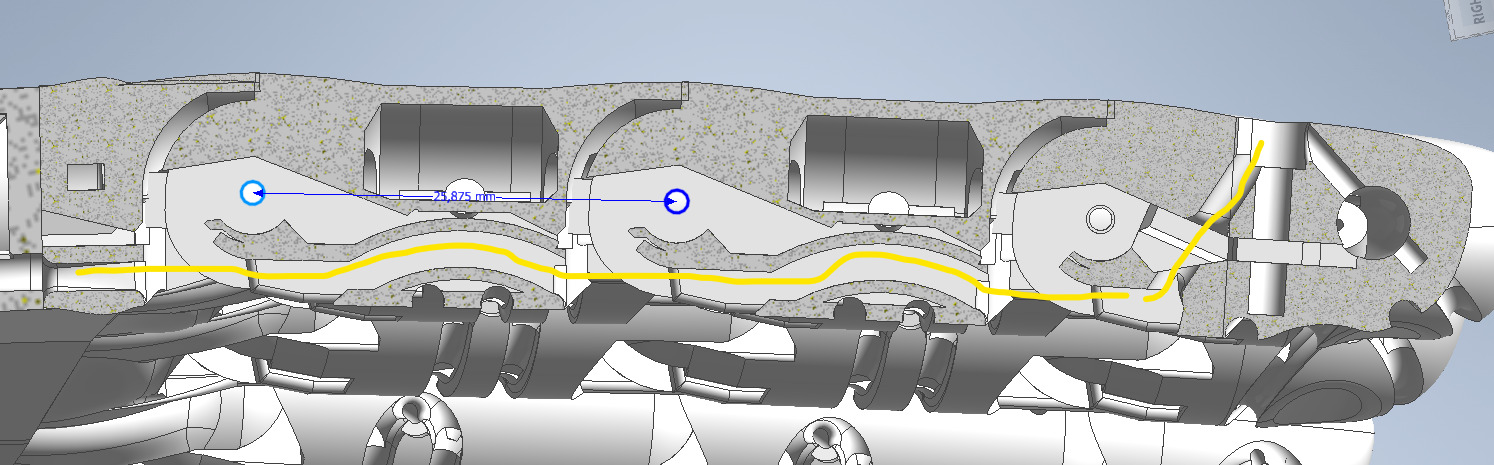
#> input picture v7_rh8d_ws/rh8d_system_i/cad_tendon_digitization/CAD.jpeg, 1494 x 465 px
$ python digitize_index_tendon_cad_v1.py ../rh8d_system_i/cad_tendon_digitization/CAD.jpeg
#> lines starting #> are read from the running program, lines starting #| are printed output that depends on the picture; after the words box and inside, x2 and y2 are one past the last pixel; in counts of white or black regions, pixels touching at a corner belong together
#> in main, image is the input picture: shape (465, 1494, 3); mean B, G, R 179.1, 177.7, 174.8
#!/usr/bin/env python3

from __future__ import annotations

import argparse
import csv
import json
import math
from pathlib import Path

import cv2
import numpy as np


# =============================================================================
# RH8D INDEX TENDON CAD DIGITIZATION
#
# PURPOSE
#
# Extract the actual 2-D flexor tendon routing visible in the CAD cross-section.
#
# NO simulation tuning.
# NO MuJoCo modification.
# NO assumed old idx_guide_* geometry.
#
# Coordinate convention:
#
#   origin = MCP joint center
#
#   +x = MCP -> PIP direction
#
#   +y = FRONT / PALMAR side
#
# The user explicitly clicks a FRONT reference point so this convention does
# not depend on how the screenshot is rotated.
# =============================================================================


ROUTE_TASKS = [
    (
        "tendon_palm_entry",
        "TENDON 1/9: click cable centerline at palm/base entry BEFORE MCP",
        "palm",
    ),
    (
        "tendon_mcp_parent",
        "TENDON 2/9: click cable immediately BEFORE MCP bend/guide",
        "palm",
    ),
    (
        "tendon_mcp_child",
        "TENDON 3/9: click cable immediately AFTER MCP bend on proximal phalanx",
        "Index_Proximal",
    ),
    (
        "tendon_pip_parent",
        "TENDON 4/9: click cable immediately BEFORE PIP bend",
        "Index_Proximal",
    ),
    (
        "tendon_pip_child",
        "TENDON 5/9: click cable immediately AFTER PIP bend on middle phalanx",
        "Index_Middle",
    ),
    (
        "tendon_dip_parent",
        "TENDON 6/9: click cable immediately BEFORE DIP bend",
        "Index_Middle",
    ),
    (
        "tendon_dip_child",
        "TENDON 7/9: click cable immediately AFTER DIP bend on distal phalanx",
        "Index_Distal",
    ),
    (
        "tendon_distal_turn",
        "TENDON 8/9: click where cable turns from FRONT toward BACK of fingertip",
        "Index_Distal",
    ),
    (
        "tendon_distal_anchor",
        "TENDON 9/9: click the FINAL backside/dorsal tendon ANCHOR",
        "Index_Distal",
    ),
]


TASKS = [
    (
        "scale_A",
        "SCALE 1/2: click CENTER of first blue dimension circle",
        "scale",
    ),
    (
        "scale_B",
        "SCALE 2/2: click CENTER of second blue dimension circle",
        "scale",
    ),

    (
        "MCP",
        "JOINT 1/3: click MCP joint center",
        "joint",
    ),
    (
        "PIP",
        "JOINT 2/3: click PIP joint center",
        "joint",
    ),
    (
        "DIP",
        "JOINT 3/3: click DIP joint center",
        "joint",
    ),

    (
        "FRONT_REFERENCE",
        "FRONT SIDE: click any point clearly on FRONT/PALMAR side of finger",
        "reference",
    ),
] + ROUTE_TASKS


# =============================================================================
# UTILITIES
# =============================================================================


# [123 lines left out: functions distance_point_segment, min_distance_polyline, path_length, not called in this run]


# =============================================================================
# INTERACTIVE DIGITIZER
# =============================================================================


class Digitizer:

    def __init__(
        self,
        image,
        window_name,
    ):

#> called with window_name = 'RH8D CAD Tendon Digitization'
        self.image = (
            image.copy()
        )

        self.window_name = (
            window_name
        )

        self.points = []

        self.current = 0

        self.finished = False


        h, w = self.image.shape[
            :2
        ]
#> h = 465; w = 1494


        # Keep coordinates exact by rendering a scaled copy and mapping
        # mouse coordinates back to original pixels.
        self.display_scale = min(
            1.0,
            1450.0 / float(
                w
            ),
            850.0 / float(
                h
            ),
        )
#> self.display_scale = 0.971


        self.display_size = (
            int(
                round(
                    w
                    *
                    self.display_scale
                )
            ),
            int(
                round(
                    h
                    *
                    self.display_scale
                )
            ),
        )
#> self.display_size = (1450, 451)


    # [110 lines left out: functions original_xy, mouse_callback, not called in this run]


    def lookup(
        self,
        name,
    ):

        for item in self.points:

            if (
                item[
                    "name"
                ]
                ==
                name
            ):

                return item[
                    "xy"
                ].copy()

        return None


    def draw(
        self,
    ):

        canvas = (
            self.image.copy()
        )


        # -------------------------------------------------------------
        # Draw all selected points.
        # -------------------------------------------------------------

        for index, item in enumerate(
            self.points
        ):

            xy = item[
                "xy"
            ]

            p = (
                int(
                    round(
                        xy[
                            0
                        ]
                    )
                ),
                int(
                    round(
                        xy[
                            1
                        ]
                    )
                ),
            )


            name = item[
                "name"
            ]


            if (
                name.startswith(
                    "tendon_"
                )
            ):

                color = (
                    255,
                    0,
                    255,
                )

            elif (
                name
                in
                (
                    "MCP",
                    "PIP",
                    "DIP",
                )
            ):

                color = (
                    0,
                    255,
                    255,
                )

            elif (
                name.startswith(
                    "scale_"
                )
            ):

                color = (
                    255,
                    100,
                    0,
                )

            else:

                color = (
                    0,
                    255,
                    0,
                )


            cv2.circle(
                canvas,
                p,
                6,
                color,
                -1,
            )


            cv2.putText(
                canvas,
                name,
                (
                    p[
                        0
                    ]
                    +
                    7,
                    p[
                        1
                    ]
                    -
                    7,
                ),
                cv2.FONT_HERSHEY_SIMPLEX,
                0.45,
                color,
                1,
                cv2.LINE_AA,
            )


        # -------------------------------------------------------------
        # Scale line.
        # -------------------------------------------------------------

        a = self.lookup(
            "scale_A"
        )

        bb = self.lookup(
            "scale_B"
        )


        if (
            a is not None
            and
            bb is not None
        ):

            cv2.line(
                canvas,
                tuple(
                    np.round(
                        a
                    ).astype(
                        int
                    )
                ),
                tuple(
                    np.round(
                        bb
                    ).astype(
                        int
                    )
                ),
                (
                    255,
                    100,
                    0,
                ),
                2,
            )


        # -------------------------------------------------------------
        # Joint-center chain.
        # -------------------------------------------------------------

        mcp = self.lookup(
            "MCP"
        )

        pip = self.lookup(
            "PIP"
        )

        dip = self.lookup(
            "DIP"
        )


        if (
            mcp is not None
            and
            pip is not None
        ):

            cv2.line(
                canvas,
                tuple(
                    np.round(
                        mcp
                    ).astype(
                        int
                    )
                ),
                tuple(
                    np.round(
                        pip
                    ).astype(
                        int
                    )
                ),
                (
                    0,
                    255,
                    255,
                ),
                2,
            )


        if (
            pip is not None
            and
            dip is not None
        ):

            cv2.line(
                canvas,
                tuple(
                    np.round(
                        pip
                    ).astype(
                        int
                    )
                ),
                tuple(
                    np.round(
                        dip
                    ).astype(
                        int
                    )
                ),
                (
                    0,
                    255,
                    255,
                ),
                2,
            )


        # -------------------------------------------------------------
        # Tendon polyline.
        # -------------------------------------------------------------

        route = [
            item[
                "xy"
            ]
            for item in
            self.points
            if item[
                "name"
            ].startswith(
                "tendon_"
            )
        ]


        if len(
            route
        ) >= 2:

            for i in range(
                len(
                    route
                )
                -
                1
            ):

                cv2.line(
                    canvas,
                    tuple(
                        np.round(
                            route[
                                i
                            ]
                        ).astype(
                            int
                        )
                    ),
                    tuple(
                        np.round(
                            route[
                                i + 1
                            ]
                        ).astype(
                            int
                        )
                    ),
                    (
                        255,
                        0,
                        255,
                    ),
                    3,
                )


        # -------------------------------------------------------------
        # Instruction header.
        # -------------------------------------------------------------

        h, w = canvas.shape[
            :2
        ]
#> h = 465; w = 1494


        overlay = (
            canvas.copy()
        )


        cv2.rectangle(
            overlay,
            (
                0,
                0,
            ),
            (
                w,
                78,
            ),
            (
                0,
                0,
                0,
            ),
            -1,
        )
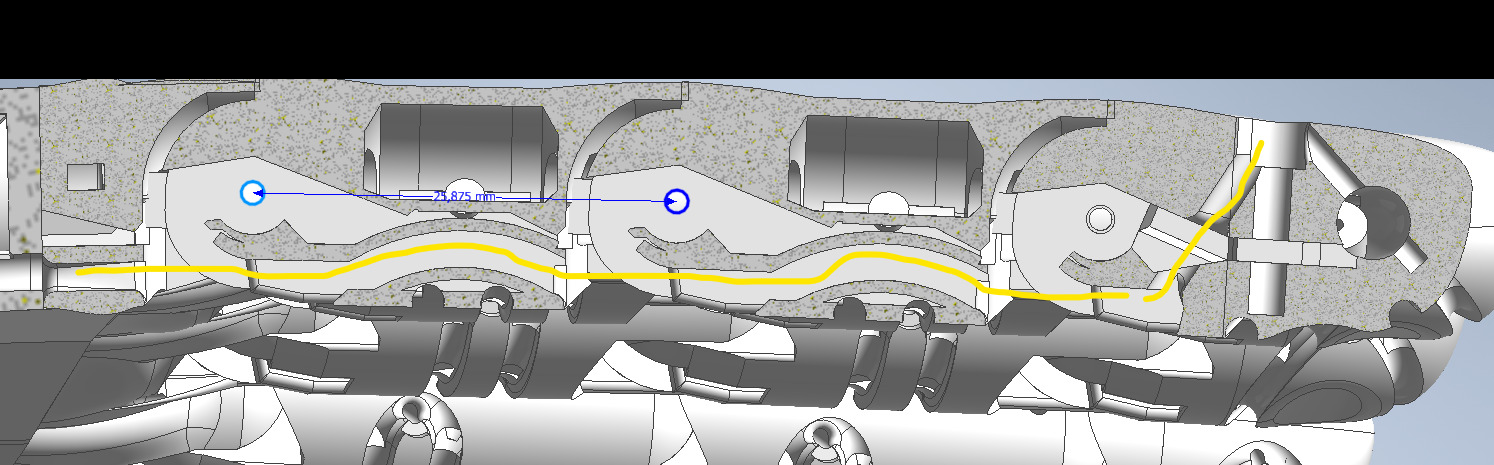
#> overlay: shape (465, 1494, 3); 16.99% of pixels changed, all inside (x1, y1, x2, y2) = (0, 0, 1494, 79)


        canvas = cv2.addWeighted(
            overlay,
            0.75,
            canvas,
            0.25,
            0,
        )
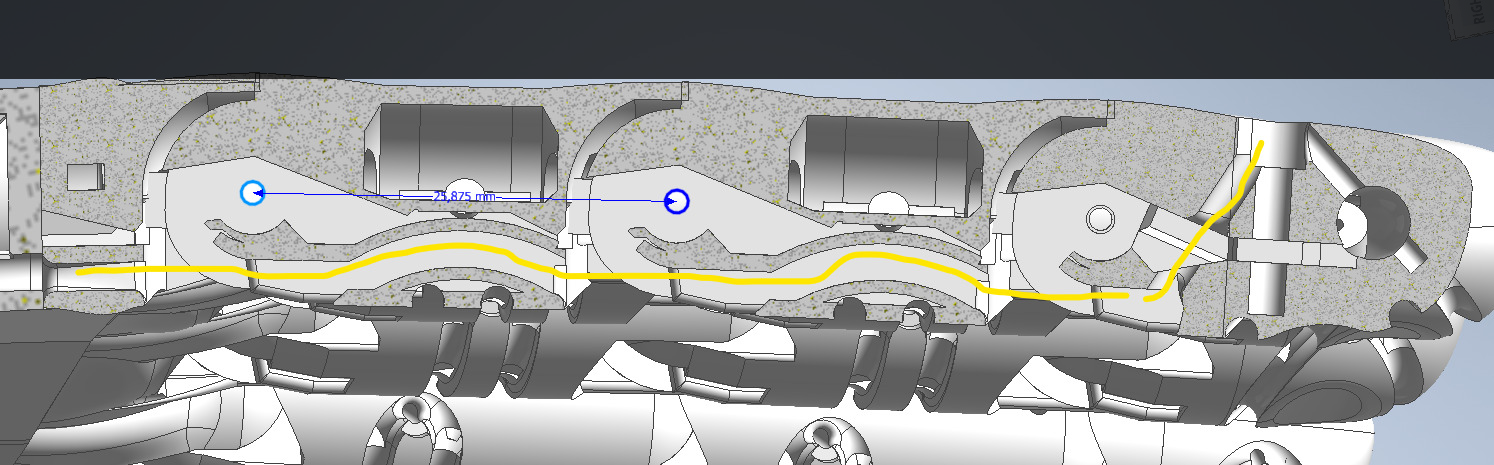
#> canvas: shape (465, 1494, 3); mean B, G, R 152.7, 153.7, 152.6


        if (
            self.current
            <
            len(
                TASKS
            )
        ):

            instruction = (
                TASKS[
                    self.current
                ][
                    1
                ]
            )

        else:

            instruction = (
                "ALL POINTS SELECTED - "
                "ENTER=save   RIGHT CLICK=undo   Q=abort"
            )


        cv2.putText(
            canvas,
            instruction,
            (
                15,
                28,
            ),
            cv2.FONT_HERSHEY_SIMPLEX,
            0.62,
            (
                255,
                255,
                255,
            ),
            2,
            cv2.LINE_AA,
        )


        cv2.putText(
            canvas,
            (
                "LEFT CLICK = select    "
                "RIGHT CLICK = undo last    "
                "Q = abort"
            ),
            (
                15,
                58,
            ),
            cv2.FONT_HERSHEY_SIMPLEX,
            0.52,
            (
                220,
                220,
                220,
            ),
            1,
            cv2.LINE_AA,
        )
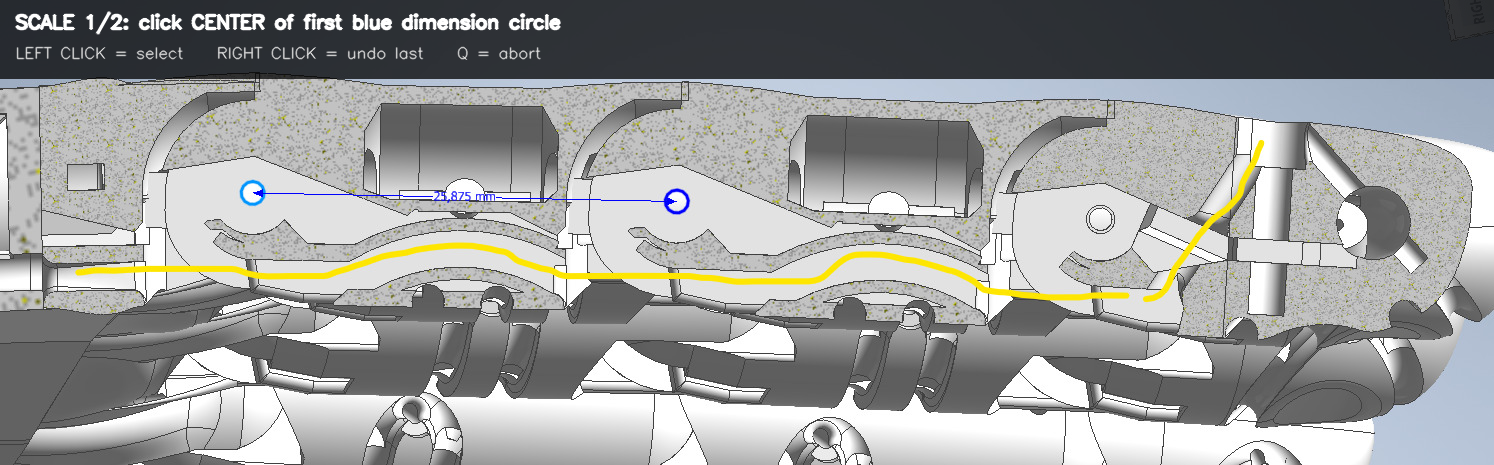
#> canvas: shape (465, 1494, 3); mean B, G, R 154.3, 155.3, 154.1


        display = cv2.resize(
            canvas,
            self.display_size,
            interpolation=cv2.INTER_AREA,
        )
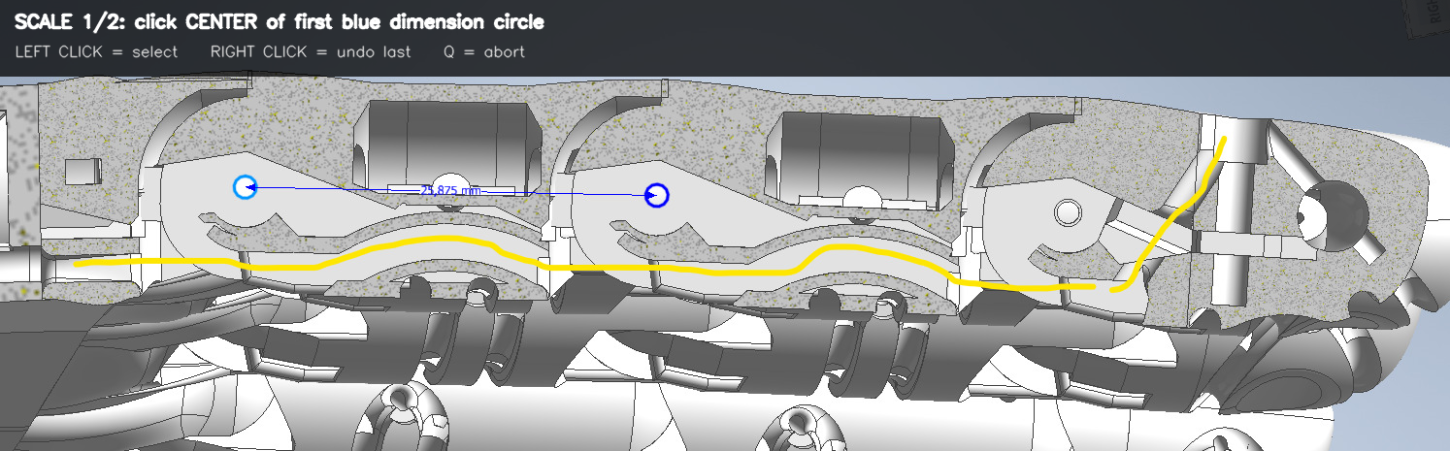
#> display: shape (451, 1450, 3); mean B, G, R 154.3, 155.3, 154.1


        return display


    def run(
        self,
    ):

        cv2.namedWindow(
            self.window_name,
            cv2.WINDOW_AUTOSIZE,
        )


        cv2.setMouseCallback(
            self.window_name,
            self.mouse_callback,
        )


        while True:

            cv2.imshow(
                self.window_name,
                self.draw(),
            )


            key = (
                cv2.waitKey(
                    20
                )
                &
                0xFF
            )
#> (key q is pressed here)


            if (
                key
                in
                (
                    ord(
                        "q"
                    ),
                    27,
                )
            ):

                cv2.destroyAllWindows()

#> (the run stopped early here; a loop or call above may not have finished)
